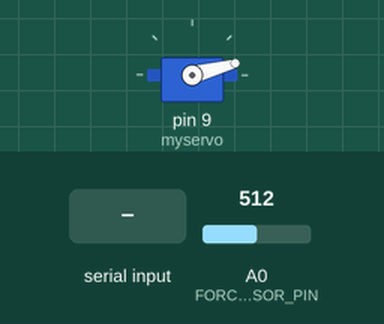
Bench run of a sketch on a simulated Arduino Uno, built with avr-gcc and run on an emulated ATmega328P. On the bench: servo. Inputs (shaded band) come from the test bench; at power-on: A0 (FORCE_SENSOR_PIN) = 512. Random numbers use the default seed unless the sketch sets one; what the sketch prints to the serial monitor is not drawn.

Above: at 1.2 s.
1.3 s: "w" received over Serial
At 2.73 s:
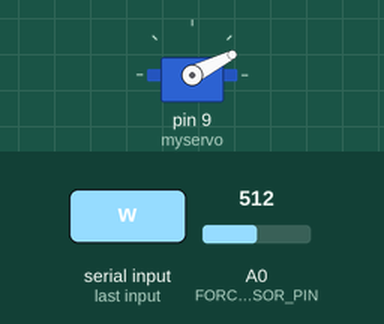
At 4.23 s:
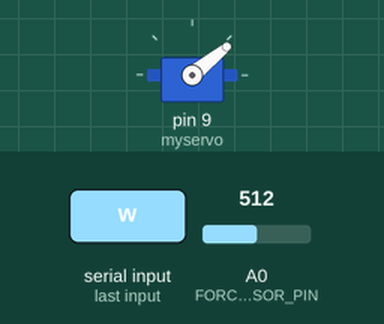
4.3 s: "s" received over Serial
Timing chart, 0 to 8.7 s (numbered marks = the images above; inputs shaded):
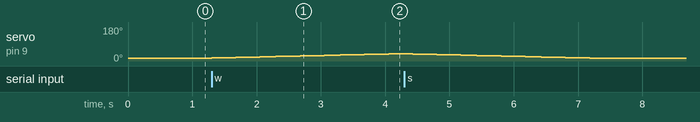

Measured:
- after the input at 1.3 s, servo on pin 9 (myservo): moves from 15° to 39° over 2.9 s, starting at once

The sketch:

gripper_controller_ros2.ino
```cpp
/**
 * @file gripper_controller_ros2.ino
 * @brief Teensy/Arduino gripper controller compatible with ROS2 gripper_controller_node
 *
 * Serial Protocol:
 * - Receive 'w' to open gripper
 * - Receive 's' to close gripper
 * - Send "W<weight>\n" periodically with weight measurements
 *
 * Hardware:
 * - Servo on pin 9
 * - Force sensor on pin A0 (optional)
 */

#include <PWMServo.h>

PWMServo myservo;  // create servo object to control a servo

// Gripper positions
int pos = 0;
int open_pos = 90;      // Fully open position
int closed_pos = 15;    // Closed position for 200g weight
int moveRes = 1;        // Movement resolution (degrees per step)
int waitTime = 125;     // Time between steps (ms) - controls speed
int currentState = 0;   // 0 = closed, 1 = open
bool isMoving = false;

// Force sensor (optional)
const int FORCE_SENSOR_PIN = A0;
bool has_force_sensor = false;
unsigned long last_weight_send = 0;
const unsigned long WEIGHT_SEND_INTERVAL = 50;  // Send weight every 50ms (20Hz)

void setup() {
  Serial.begin(115200);
  myservo.attach(9);

  // Start in closed position
  pos = closed_pos;
  myservo.write(pos);
  currentState = 0;

  // Check if force sensor is connected
  pinMode(FORCE_SENSOR_PIN, INPUT);
  int sensor_reading = analogRead(FORCE_SENSOR_PIN);
  has_force_sensor = (sensor_reading > 0);  // Simple check

  // Send startup message
  Serial.println("Gripper controller ready");
  if (has_force_sensor) {
    Serial.println("Force sensor detected");
  } else {
    Serial.println("No force sensor (will send simulated values)");
  }
}

void loop() {
  // Check for serial commands
  if (Serial.available() > 0) {
    char input = Serial.read();

    if (input == 'w' && currentState != 1 && !isMoving) {
      // Open gripper
      openGripper();
      currentState = 1;
    }
    else if (input == 's' && currentState != 0 && !isMoving) {
      // Close gripper
      closeGripper();
      currentState = 0;
    }
    // Ignore invalid commands or commands during movement
  }

  // Periodically send weight data
  unsigned long current_time = millis();
  if (current_time - last_weight_send >= WEIGHT_SEND_INTERVAL) {
    sendWeightData();
    last_weight_send = current_time;
  }
}

void openGripper() {
  isMoving = true;

  while (pos < open_pos) {
    // Check for interruption
    if (Serial.available() > 0) {
      char input = Serial.read();
      if (input == 's') {
        // Interrupted - reverse to close
        closeGripper();
        currentState = 0;
        isMoving = false;
        return;
      }
    }

    pos += moveRes;
    if (pos > open_pos) pos = open_pos;
    myservo.write(pos);
    delay(waitTime);
  }

  isMoving = false;
}

void closeGripper() {
  isMoving = true;

  while (pos > closed_pos) {
    // Check for interruption
    if (Serial.available() > 0) {
      char input = Serial.read();
      if (input == 'w') {
        // Interrupted - reverse to open
        openGripper();
        currentState = 1;
        isMoving = false;
        return;
      }
    }

    pos -= moveRes;
    if (pos < closed_pos) pos = closed_pos;
    myservo.write(pos);
    delay(waitTime);
  }

  isMoving = false;
}

void sendWeightData() {
  float weight = 0.0;

  if (has_force_sensor) {
    // Read actual force sensor
    int sensor_value = analogRead(FORCE_SENSOR_PIN);
    // Convert to weight (you'll need to calibrate this)
    // This is a placeholder conversion
    weight = sensor_value * 0.1;  // Adjust calibration factor
  } else {
    // Simulated weight based on gripper position
    if (currentState == 0) {  // Closed
      weight = 150.0 + random(-10, 10);  // Simulate 140-160g object
    } else {  // Open
      weight = 0.0 + random(0, 5);  // Small noise when open
    }
  }

  // Send weight in format: W<value>\n
  Serial.print("W");
  Serial.println(weight, 1);  // 1 decimal place
}
```
